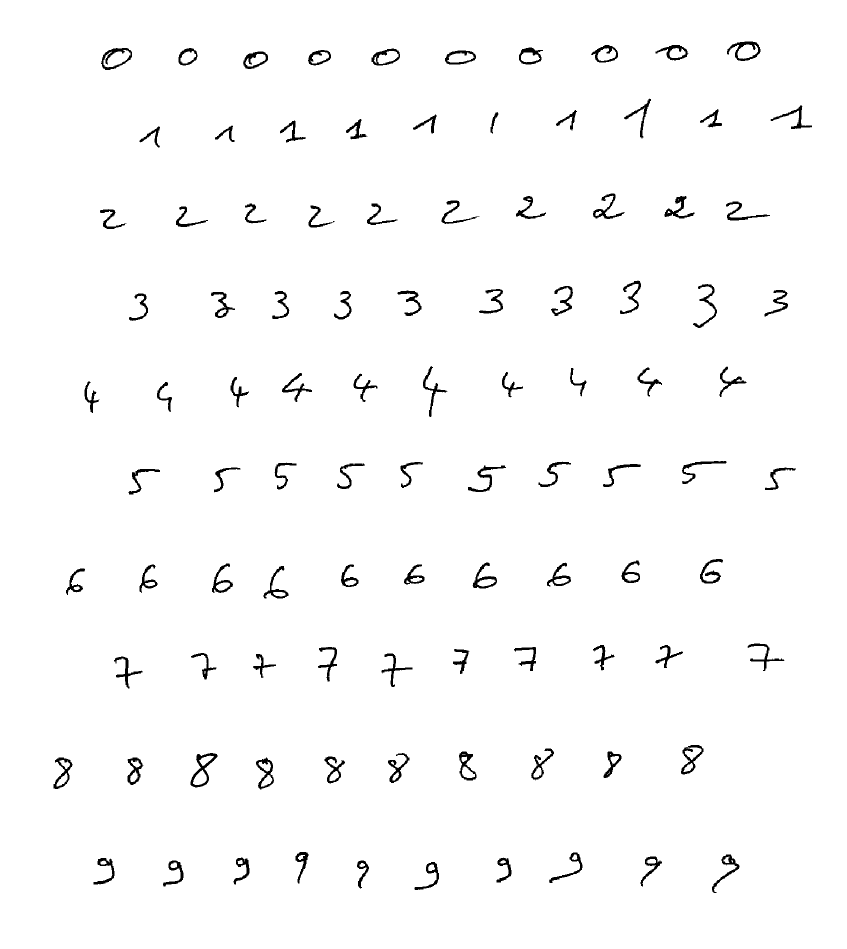
#> input picture datasets/test.tif, 1694 x 1898 px (shown at 1/2 size)
$ python Performance.py
#> lines starting #> are read from the running program, lines starting #| are printed output that depends on the picture; after the words box and inside, x2 and y2 are one past the last pixel; in counts of white or black regions, pixels touching at a corner belong together
### imtools/common/imageLocalizationExtraction.py
import cv2

from imtools import image2Double, imageLocalization

def imageLocalizationExtraction(filename):
    """
    Localisation et extraction des chiffres de l'image spécifiée.

    Paramètre :
    - filename : str, chemin vers le fichier image.

    Retour :
    - Images : dictionnaire contenant les images des chiffres extraits.
    """
#> called with filename = 'datasets/test.tif'

    # Lecture du fichier image
    A = cv2.imread(filename, cv2.IMREAD_GRAYSCALE)
#> A: shape (1898, 1694); 98.1% white; 100 black regions, largest, box (x1, y1, x2, y2) and area: (381, 1506, 435, 1575) 1017, (202, 96, 264, 140) 871, (1454, 83, 1521, 122) 870

    # Convertir une image (8bits ou 16bits) en double
    AA = image2Double(A)
    AA_bw = 1.0 - (AA >= 0.005).astype(float)
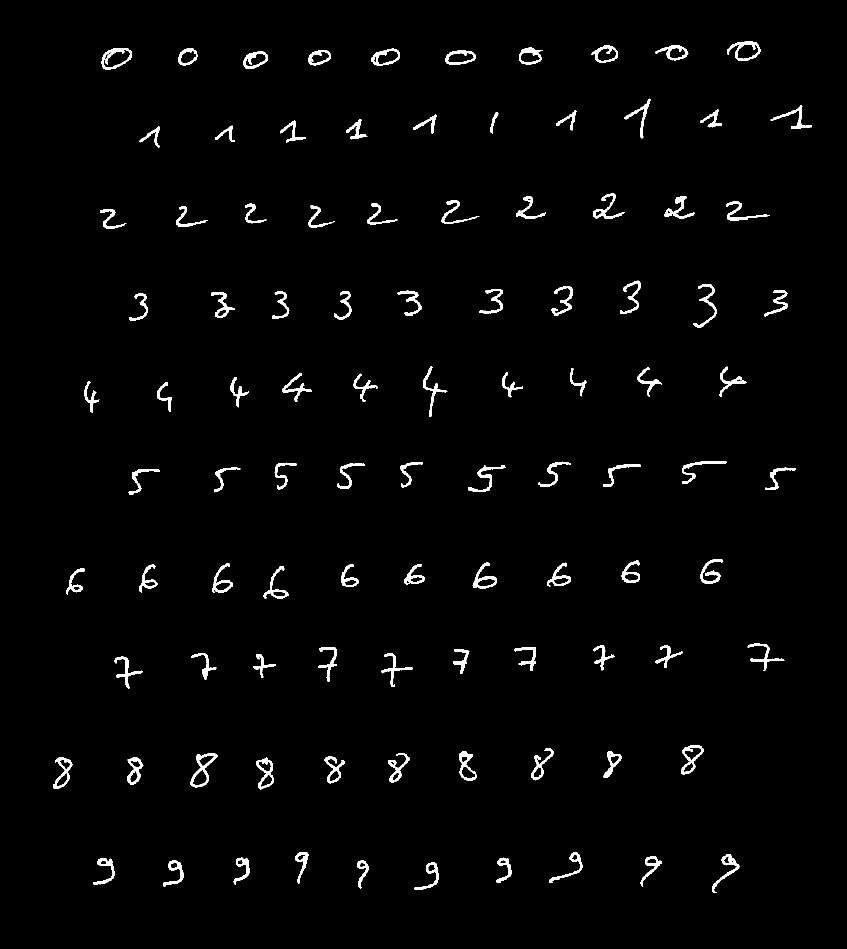
#> AA_bw: shape (1898, 1694) float64 (shown at 1/2 size); values 0 (black) and 1 (white), 1.9% white; 100 white regions, largest, box (x1, y1, x2, y2) and area: (381, 1506, 435, 1575) 1017, (202, 96, 264, 140) 871, (1454, 83, 1521, 122) 870

    # Initialiser un dictionnaire pour stocker les images extraites
    Images = {}

    # Segmentation et extraction des chiffres
    for n in range(10):
        # Histogramme des projections horizontales --> extraction des Lignes
        ind1, ind2, _ = imageLocalization(AA_bw, 'h')
        tmp = AA_bw[ind1[n]:ind2[n], :]

        # Histogramme des projections verticales --> extraction des Colonnes
        ind11, ind22, _ = imageLocalization(tmp, 'v')

        # Extraction de chaque chiffre
        for m in range(len(ind11)):
            Images[f"{n}_{m}"] = tmp[:, ind11[m]:ind22[m]] # Stockage de chaque chiffre extrait dans le dictionnaire avec une clé formatée
#> this loop made 10 passes
#> (ind11, ind22) on passes 1 to 6: ([202, 357, 486, 616, 743, 890, 1038, 1182, 1311, 1454], [263, 394, 535, 661, 799, 951, 1085, 1235, 1376, 1520]), ([279, 430, 560, 692, 826, 981, 1112, 1248, 1400, 1541], [319, 468, 610, 734, 873, 996, 1153, 1301, 1443, 1623]), ([200, 352, 490, 617, 734, 883, 1032, 1186, 1329, 1452], [252, 415, 532, 668, 794, 958, 1091, 1248, 1388, 1539]), ([258, 422, 544, 668, 795, 958, 1102, 1240, 1386, 1529], [295, 469, 578, 702, 842, 1005, 1145, 1281, 1433, 1575]), ([169, 314, 461, 564, 707, 846, 1004, 1140, 1275, 1439], [198, 343, 497, 623, 754, 894, 1045, 1172, 1323, 1492]), ([257, 428, 549, 674, 801, 936, 1077, 1206, 1364, 1530], [319, 480, 592, 729, 845, 1011, 1141, 1281, 1452, 1591])
#> pass 2, in imageLocalizationExtraction, `tmp = AA_bw[ind1[n]:ind2[n], :]`:
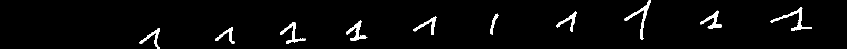
#> tmp: shape (97, 1694) float64 (shown at 1/2 size); values 0 (black) and 1 (white), 2.8% white; 10 white regions, largest, box (x1, y1, x2, y2) and area: (1541, 14, 1624, 61) 691, (1248, 0, 1302, 80) 631, (692, 41, 735, 82) 527
#> pass 3, in imageLocalizationExtraction, `tmp = AA_bw[ind1[n]:ind2[n], :]`:
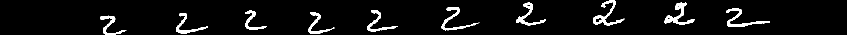
#> tmp: shape (70, 1694) float64 (shown at 1/2 size); values 0 (black) and 1 (white), 5% white; 10 white regions, largest, box (x1, y1, x2, y2) and area: (1329, 5, 1389, 50) 793, (1186, 0, 1249, 51) 762, (1452, 16, 1540, 54) 717
#> after the loop:
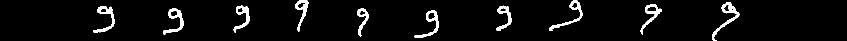
#> tmp: shape (81, 1694) float64 (shown at 1/2 size); values 0 (black) and 1 (white), 4.4% white; 10 white regions, largest, box (x1, y1, x2, y2) and area: (1424, 5, 1479, 81) 747, (1098, 1, 1165, 62) 654, (187, 12, 229, 65) 648
#> after the loop, Images = 100 items

    return Images

### imtools/common/image2Double.py
import numpy as np

def image2Double(image):
    """
    Convertit une image de différents types (uint8, uint16, int16, float32, bool)
    en une image de type float64 normalisée entre 0 et 1.

    Paramètre :
    - image : ndarray, image en niveaux de gris avec un type de données supporté

    Retour :
    - image_double : ndarray, image normalisée en type float64
    """

    # Conversion des images en fonction de leur type de données
    if image.dtype == np.uint8:  # Image 8 bits (0 à 255)
        image_double = image.astype(np.float64) / 255.0

    elif image.dtype == np.uint16:  # Image 16 bits non signé (0 à 65535)
        image_double = image.astype(np.float64) / 65535.0

    elif image.dtype == np.int16:  # Image 16 bits signé (-32768 à 32767)
        image_double = (image.astype(np.float64) + 32768) / 65535.0

    elif image.dtype == np.float32:  # Image de type 'single' (float32)
        # Si l'image est déjà normalisée entre 0 et 1, la conversion est directe
        image_double = np.clip(image.astype(np.float64), 0.0, 1.0)

    elif image.dtype == bool:  # Image logique (booléen)
        image_double = image.astype(np.float64)

    elif image.dtype == np.float64:  # Image logique (booléen)
        image_double = image

    else:
        raise ValueError("Le format de l'image doit être uint8, uint16, int16, float32 ou bool")

    return image_double

### imtools/common/imageLocalization.py
import numpy as np

from imtools import histogrammeProjection

def imageLocalization(imdata, dim='h'):
    """
    Localise les indices de début et de fin des régions non nulles dans l'image
    en utilisant un histogramme de projection.

    Paramètres :
    - imdata : ndarray, image en niveaux de gris (matrice 2D)
    - dim : str, 'v' pour une projection verticale, 'h' pour une projection horizontale

    Retour :
    - ind1 : ndarray, indices de début des régions non nulles
    - ind2 : ndarray, indices de fin des régions non nulles
    - l : ndarray, histogramme de projection
    """

    # Calcul de l'histogramme de projection de l'image selon la dimension spécifiée
    l = histogrammeProjection(imdata, dim)

    # Détection des indices de début et de fin des régions non nulles
    ind1 = np.flatnonzero((l[:-1] == 0) & (l[1:] != 0)) + 1
    ind2 = np.flatnonzero((l[:-1] != 0) & (l[1:] == 0))

    return ind1, ind2, l

### imtools/common/histogrammeProjection.py
import numpy as np

def histogrammeProjection(imdata, dim='h'):
    """
    Calcule l'histogramme de projection de l'image selon une dimension spécifiée.

    Paramètres :
    - imdata : ndarray, l'image en niveaux de gris (matrice 2D)
    - dim : str, 'v' pour une projection verticale, 'h' pour une projection horizontale

    Retour :
    - l : ndarray, le vecteur de projection
    """
    if len(imdata.shape) == 3:
        raise ValueError("L'image doit être en niveaux de gris !")

    # Histogramme projection
    if dim.lower() == 'v':
        # TODO : Implémenter ici l'histogramme verticale
        l = np.sum(imdata, axis=0)
    elif dim.lower() == 'h':
        # TODO : Implémenter ici l'histogramme horizontales
        l = np.sum(imdata, axis=1)
    else:
        raise ValueError('Dimension spécifiée incorrecte : utilisez "v" pour vertical ou "h" pour horizontal')

    return l

### imtools/common/imageBinarisation.py
import numpy as np
from imtools import image2Double

def imageBinarisation(imdata, seuil=0.5):
    """
    Binarise une image en niveaux de gris en utilisant un seuil donné.

    Paramètres :
    - imdata : ndarray, image en niveaux de gris (8 bits, 16 bits, float ou bool)
    - seuil : float, seuil de binarisation (valeur entre 0 et 1)

    Retour :
    - imgBW : ndarray, image binaire avec des valeurs 0.0 ou 1.0
    """

    # Convertir l'image en type double (valeurs entre 0 et 1)
    imdata = image2Double(imdata)

    # TODO : Appliquer le seuillage binaire (0 si < seuil, 1 sinon)
    # Remplacer par la condition de binarisation

    #imgBW = 1 if imdata>seuil else 0
    imgBW = (imdata > seuil).astype(np.float64)

    # TODO : Convertir en type float pour obtenir des valeurs 0.0 et 1.0
    # Remplacer par l'usage de astype(np.float64)
    #imgBW = np.astype(np.float64())

    return imgBW


### imtools/common/imageCropping.py
import numpy as np
from imtools import histogrammeProjection

def imageCropping(bw):
    """
    Recadre une image binaire en utilisant les histogrammes de projection horizontale et verticale.

    Paramètres :
    - bw : ndarray, image binaire avec 0 pour le fond et 1 pour les pixels du chiffre

    Retour :
    - bw2 : ndarray, image recadrée avec 0 pour le fond et 1 pour les pixels du chiffre
    """
    if len(bw.shape)==3:
        raise ValueError ('Image non binaire non acceptée!')
    # TODO : Calcul de l'histogramme de projection horizontal
    hist_h = histogrammeProjection(bw, dim='h')

    # Déterminer les lignes contenant des pixels du chiffre
    rows = np.where(hist_h > 0)[0]

    # TODO : Calcul de l'histogramme de projection vertical
    hist_v = histogrammeProjection(bw, dim='v')  # Remplacer par le calcul de projection verticale

    # Déterminer les colonnes contenant des pixels du chiffre
    cols = np.where(hist_v > 0)[0]

    # Si aucun pixel n'est détecté, retourner une image vide
    if len(rows) == 0 or len(cols) == 0:
        return np.zeros_like(bw, dtype=np.float64)

    # Recadrer l'image aux limites détectées et convertir en float64
    bw2 = bw[rows[0]:rows[-1]+1, cols[0]:cols[-1]+1].astype(np.float64)

    return bw2

### imtools/common/imageFeaturesExtraction.py
import numpy as np
from imtools import histogrammeProjection

def imageFeaturesExtraction(imBW, choix="hist"):
    """
    Extrait les caractéristiques d'une image binaire en utilisant les histogrammes de projection.

    Paramètres :
    - imBW : ndarray, image binaire (0 pour le fond, 1 pour les pixels du chiffre)
    - choix : str, type de caractéristique à extraire (par défaut "hist" pour les histogrammes de projection)

    Retour :
    - observation : ndarray, vecteur de caractéristiques combinant les projections verticales et horizontales
    """

    if choix.lower() == "hist":
        # TODO : Calcul des histogrammes de projections verticales et horizontales
        Hist_V = histogrammeProjection(imBW, dim='v')
        # Compléter avec l'appel à l'histogrammes de projection verticale
        Hist_H = histogrammeProjection(imBW, dim='h')

        # Compléter avec l'appel à l'histogrammes de projection horizontale

         # TODO : Combinaison des caractéristiques verticales et horizontales
        observation = np.concatenate([Hist_V, Hist_H])
        # Compléter avec np.concatenate([Hist_V, Hist_H])
    else:
        raise ValueError("Choix non valide : utilisez 'hist' pour les histogrammes de projection")

    return observation

### imtools/common/imagePreprocessing.py

import imtools

def imagePreprocessing(imdata, mrows, ncols):
    """
    Prétraite une image en niveaux de gris :
    - Binarisation
    - Recadrage de l'image
    - Redimensionnement

    Paramètres :
    - imdata : ndarray, image en niveaux de gris
    - mrows : int, nombre de lignes souhaité pour l'image redimensionnée
    - ncols : int, nombre de colonnes souhaité pour l'image redimensionnée

    Retour :
    - imBW : ndarray, image binaire prétraitée
    - imData : ndarray, image en niveaux de gris prétraitée
    """

    # Binarisation de l'image
    imBW = imtools.imageBinarisation(imdata, seuil=0.005)

    # Recadrage de l'image binaire
    imBW_crop = imtools.imageCropping(imBW)
    imData = imtools.imageResize(imBW_crop, mrows, ncols)
    # Redimensionnement direct avec binarisation finale intégrée
    imBW = imtools.imageBinarisation(imtools.imageResize(imBW_crop, mrows, ncols), seuil=0.001)

    return imBW, imData

### imtools/common/imageRecognition.py
import numpy as np
import hmmPy as hmm

def imageRecognition(obs, hmmModel):
    """
    Calcule les probabilités de reconnaissance en utilisant un HMM.

    Paramètres :
    - obs : séquence d'observations
    - hmmModel : dictionnaire contenant les modèles HMM pour chaque chiffre

    Retour :
    - probabilities : vecteur des probabilités normalisées pour chaque chiffre (0-9)
    """

    probabilities = np.zeros(10)  # Initialisation du vecteur de probabilité

    # Parcourir tous les modèles HMM (chiffres de 0 à 9)
    for nn in range(10):
        model = hmmModel[str(nn)]  # Récupérer le modèle HMM du chiffre nn
        prior = model['prior']      # Vecteur de probabilité initiale
        transmat = model['transmat']  # Matrice de transition
        obsmat = model['obsmat']    # Matrice d’observation

        obs = obs.astype(int)

        # TODO : Calcul de la probabilité d'observation avec Forward
        P, _ = hmm.forward(obs, transmat, obsmat, prior)
        probabilities[nn] = np.exp(P) if P < 0 else P

    # Normalisation des probabilités
    total_prob = np.sum(probabilities)
    if total_prob > 0:
        probabilities /= np.sum(probabilities)


    return probabilities

### hmmPy/algorithms/forward.py
import numpy as np

def forward(obs, A, B, Pi0):
    """
    Algorithme de propagation vers l'avant (Forward) pour un modèle de Markov caché.

    Args:
        obs (list or array): Séquence d'observations (indices des observations).
        A (numpy.ndarray): Matrice de transition d'état (NxN).
        B (numpy.ndarray): Matrice d'émission (NxM).
        Pi0 (numpy.ndarray): Probabilités initiales des états (N,).

    Returns:
        tuple: (P, alfa) où :
            - P (float): Probabilité de la séquence d'observation.
            - alfa (numpy.ndarray): Matrice des probabilités vers l'avant.
    """
    T = len(obs)  # Nombre d'observations
    N = A.shape[0]  # Nombre d'états cachés

    # Assurez-vous que Pi0 est un vecteur colonne
    Pi0 = np.array(Pi0).reshape(-1, 1)

    # Initialisation
    alfa = np.zeros((T, N))
    alfa[0, :] = (Pi0.flatten() * B[:, obs[0]])

    # Boucle de calcul
    for t in range(1, T):
        somme = np.dot(alfa[t - 1, :], A)
        alfa[t, :] = B[:, obs[t]] * somme

    # Terminaison
    P = np.sum(alfa[T - 1, :])

    return P, alfa

### imtools/common/imageResize.py
import numpy as np
from scipy.interpolate import RectBivariateSpline

def imageResize(imBW_crop, mrows, ncols):
    """
    Redimensionne une image binaire en utilisant l'interpolation bicubique (spline).
    """

    # 1. Récupérer les dimensions (yy: lignes, xx: colonnes)
    yy, xx = imBW_crop.shape
    print(f'Dimension avant redimensionnement : ({yy}, {xx})')

    # 2. Créer les vecteurs de coordonnées originales
    # Attention à l'ordre : (lignes, colonnes)
    lignes_orig = np.arange(yy)
    cols_orig = np.arange(xx)

    # 3. Créer la fonction d'interpolation
    # RectBivariateSpline(y, x, z) où z.shape est (len(y), len(x))
    interp_func = RectBivariateSpline(lignes_orig, cols_orig, imBW_crop)

    # 4. Générer les nouvelles coordonnées cibles
    # On veut mrows lignes et ncols colonnes
    nouvelles_lignes = np.linspace(0, yy - 1, mrows)
    nouvelles_cols = np.linspace(0, xx - 1, ncols)

    # 5. Évaluer la spline sur la nouvelle grille
    # Le résultat aura la taille (len(nouvelles_lignes), len(nouvelles_cols))
    imBW_resize = interp_func(nouvelles_lignes, nouvelles_cols)

    # 6. Conversion en binaire (seuillage à 0.5 est plus standard pour du bicubique)
    imBW_resize = (imBW_resize > 0.5).astype(np.float64)

    print(f'Dimension après redimensionnement : {imBW_resize.shape}')

    return imBW_resize


"""import numpy as np
from scipy.interpolate import RectBivariateSpline

def imageResize(imBW_crop, mrows, ncols):"""
"""
    Redimensionne une image binaire en utilisant l'interpolation bicubique (spline).

    Paramètres :
    - imBW_crop : ndarray, image binaire recadrée à redimensionner
    - mrows : int, nombre de lignes souhaité pour l'image redimensionnée
    - ncols : int, nombre de colonnes souhaité pour l'image redimensionnée

    Retour :
    - imBW_resize : ndarray, image binaire redimensionnée avec 0 pour le fond et 1 pour les pixels du chiffre
    """
"""
    # Dimensions de l'image originale
    yy, xx = imBW_crop.shape
    print('Dimansion avant le recadrage: ', imBW_crop.shape)

    # Générer les nouvelles coordonnées cibles
    x = np.linspace(0, xx - 1, ncols)
    y = np.linspace(0, yy - 1, mrows)
    xi, yi = np.meshgrid(x, y)

    # Interpolation bicubique (spline)
    interp_func = RectBivariateSpline( np.arange(yy), np.arange(xx), imBW_crop)
    imBW_resize = interp_func(x, y)

    # Conversion en image binaire avec seuillage
    imBW_resize = (imBW_resize > 0.05).astype(np.float64)
    print('Dimansion après le recadrage: ', imBW_resize)


    return imBW_resize
"""

### Performance.py
import numpy as np
from imtools import imageLocalizationExtraction, imagePreprocessing, imageFeaturesExtraction, imageRecognition

mrow, ncol=16, 16
# Extraction des chiffres à partir de l'image
filename = 'datasets/test.tif'
Images = imageLocalizationExtraction(filename) # Retourne un dictionnaire avec clés "chiffre_index"
#> Images = 100 items

# Chargement du modèle entraîné
hmmModel_data = np.load('NPZFile/hmmModel.npz', allow_pickle=True)
#> (reads NPZFile/hmmModel.npz from the repository)
hmmModel = hmmModel_data['hmmModel'].item()  # Récupération du dictionnaire

# Initialisation des matrices de comptage
Nbre = np.zeros(10)  # Nombre d'images par chiffre
A = np.zeros((10, 10))  # Matrice de confusion

# Boucle sur chaque chiffre (de 0 à 9)
for chiffre in range(10):
    indices = [n for n in range(len(Images)) if f"{chiffre}_{n}" in Images]  # Vérifier les clés existantes
    ind = len(indices)  # Nombre d'images pour ce chiffre


    if ind == 0:
        continue # Passer si aucune image trouvée

    temp = np.zeros(ind)  # Temporaire pour stocker les prédictions

    for n in range(ind):
        # Lecture de chaque chiffre à reconnaître
        imdata = Images[f"{chiffre}_{n}"]

        # Image Preprocessing
        imBW, imdata = imagePreprocessing(imdata, mrow, ncol)
        # TODO : à compléter par l'appel de la fonction

        # Features Extraction
        features = imageFeaturesExtraction(imBW, "hist")
        # TODO : à compléter par l'appel de la fonction

        # Reconnaissance de l'image avec le HMM
        probabilities = imageRecognition(features, hmmModel)
        # TODO : à compléter par l'appel de la fonction
        ind_maxi = np.argmax(probabilities)
        # TODO : Compléter avec np.argmax()

        temp[n] = ind_maxi  # Stocker la prédiction

    # Mise à jour de la matrice de confusion
    for j in range(10):
        A[chiffre, j] = np.sum(temp == j)

    Nbre[chiffre] = ind  # Stocker le nombre d'images pour ce chiffre
#> after the loop, Nbre = [10, 10, 10, 10, 10, 10, 10, 10, 10, 10]

# Calcul de la matrice de confusion normalisée
AA = A / (Nbre[:, np.newaxis] + 1e-10)  # Ajout d'un epsilon pour éviter division par zéro

# 1. Nombre d'images bien classées (la diagonale de la matrice A)
nbre_reconnues = np.sum(np.diag(A))
#> nbre_reconnues = 82

# 2. Nombre total d'images testées
total_images = np.sum(A)
#> total_images = 100

# 3. Nombre d'images mal classées
nbre_non_recon = total_images - nbre_reconnues
#> nbre_non_recon = 18

# 4. Taux de reconnaissance (Accuracy)
# On multiplie par 100 pour l'avoir en pourcentage
taux_reconnaissance = (nbre_reconnues / total_images) * 100
#> taux_reconnaissance = 82

# 5. Taux d'erreur
taux_erreur = 100 - taux_reconnaissance
#> taux_erreur = 18

# Affichage des résultats
print("\n" + "."*30)
print("RÉSULTATS DE LA CLASSIFICATION")
print("."*10)
print("Matrice de confusion: ")
print(AA)
print(f"Images bien classées : {int(nbre_reconnues)}")
print(f"Images mal classées  : {int(nbre_non_recon)}")
print(f"Taux de reconnaissance : {taux_reconnaissance:.2f}%")
print(f"Taux d'erreur         : {taux_erreur:.2f}%")
print("."*10)

# Optionnel : Affichage de la matrice de confusion normalisée
import seaborn as sns
import matplotlib.pyplot as plt

plt.figure(figsize=(10, 8))
sns.heatmap(AA, annot=True, fmt='.2f', cmap='Blues',
            xticklabels=np.arange(10), yticklabels=np.arange(10))
plt.xlabel('Chiffre Prédit')
plt.ylabel('Chiffre Réel (Vrai)')
plt.title('Matrice de Confusion Normalisée')
plt.show()
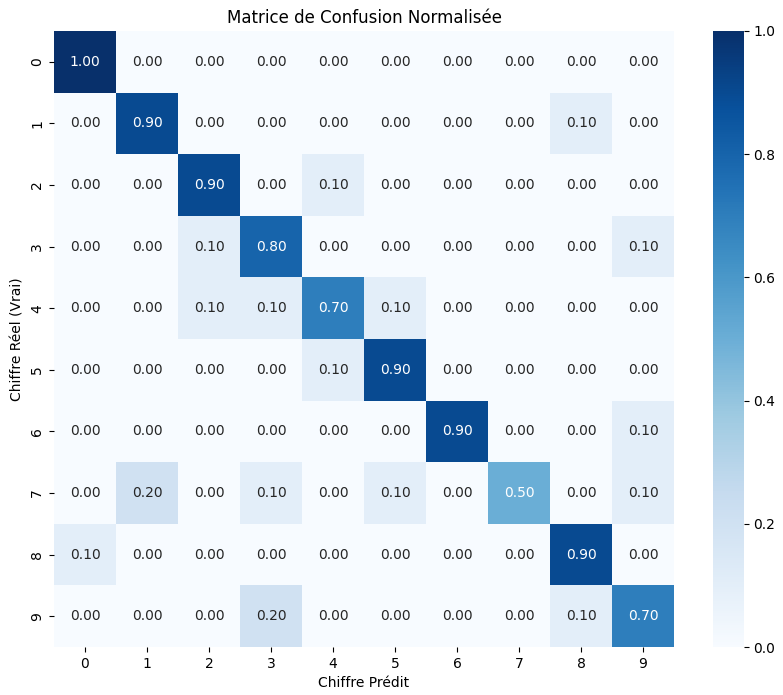
#> figure drawn by matplotlib, 2 panels
